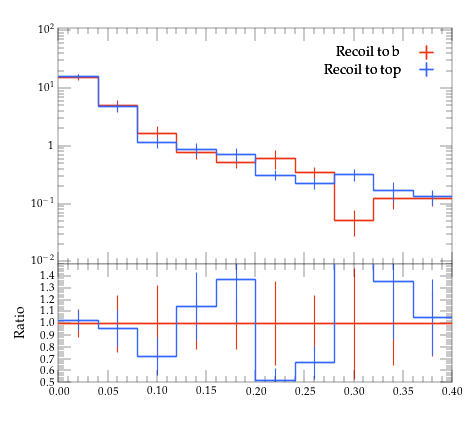

The Python source for this figure:
#! /usr/bin/env python

# This Python script was auto-generated using YODA v2.0.2.
# Analysis object: /ATLAS_2013_I1243871/l_rho_ptbin6
# Timestamp: 06-08-2026 (15:14:32)

import matplotlib as mpl
import matplotlib.pyplot as plt
mpl.use('Agg') # comment out for interactive use
import os
import numpy as np

plotDir = os.path.split(os.path.realpath(__file__))[0]
if 'YODA_USER_PLOT_PATH' in globals():
    plot_outdir = globals()['YODA_USER_PLOT_PATH']
else:
    plot_outdir = plotDir

#plot style
plt.style.use(os.path.join(plotDir, '../default.mplstyle'))
# plot metadata
figW, figH = plt.rcParams['figure.figsize']
ax_xLabel = r''
ax_yLabel = r''
ax_title  = r''
ax_xScale = 'linear'
ax_yScale = 'log'
xLims = (0.0, 0.4)
yLims = (0.009000000000000001, 110.00000000000001)

# TeX-friendly labels for the legend
labels = {
    'legend' : ([ r"Recoil to b", r"Recoil to top" ], r""),
}

# Adjust canvas width and height
canvasW = 10.0
canvasH = 9.0
figW *= canvasW/10.
figH *= canvasH/9.

# Create figure and axis objects
fig, (ax, ratio0_ax) = plt.subplots(2, 1, sharex=True,
                  figsize=(figW,figH), gridspec_kw={'height_ratios': (6.0, 3.0)})

# Set figure margins
plt.subplots_adjust(
    left   = 1.0 * plt.rcParams['figure.subplot.left'],
    right  = 1.0 * plt.rcParams['figure.subplot.right'],
    top    = 1.0 * plt.rcParams['figure.subplot.top'],
    bottom = 1.0 * plt.rcParams['figure.subplot.bottom'])

ratio0_ax.yaxis.set_major_locator(mpl.ticker.MultipleLocator(0.1))
ratio0_ax.set_ylim(0.5, 1.4999)
ratio0_ax.set_ylabel('Ratio')

# the numerical data is stored in a separate file
dataf = dict()
prefix = os.path.split(__file__)[0]
if prefix:    prefix = prefix + '/'
exec(open(prefix+'l_rho_ptbin6__data.py').read(), dataf)


legend_handles = dict() # keep track of handles for the legend

# style options for curves
# starts at zorder>=5 to draw curve on top of legend
styles = {
  'recoil_b': {
    'color' : '#EE3311',
    'linestyle' : '-',
    'linewidth' : 1,
    'marker' : 'none',
    'markersize' : 2,
    'capsize' : 0.0,
    'zorder' : 5,
    'histstyle' : 1,
    'drawstyle' : 'steps-pre',
    'xerrorbars' : 1,
    'yerrorbars' : 1,
    'fillcolor' : None,
    'fillopacity' : 1.0,
    'ratio0_linestyle' : '-',
    'ratio0_linewidth' : 1,
    'ratio0_marker' : 'none',
    'ratio0_markersize' : 2,
    'ratio0_capsize' : 0.0,
    'ratio0_zorder' : 5,
    'ratio0_histstyle' : 1,
    'ratio0_drawstyle' : 'steps-pre',
    'ratio0_xerrorbars' : 1,
    'ratio0_yerrorbars' : 1,
  },
  'recoil_t': {
    'color' : '#3366FF',
    'linestyle' : '-',
    'linewidth' : 1,
    'marker' : 'none',
    'markersize' : 2,
    'capsize' : 0.0,
    'zorder' : 6,
    'histstyle' : 1,
    'drawstyle' : 'steps-pre',
    'xerrorbars' : 1,
    'yerrorbars' : 1,
    'fillcolor' : None,
    'fillopacity' : 1.0,
    'ratio0_linestyle' : '-',
    'ratio0_linewidth' : 1,
    'ratio0_marker' : 'none',
    'ratio0_markersize' : 2,
    'ratio0_capsize' : 0.0,
    'ratio0_zorder' : 6,
    'ratio0_histstyle' : 1,
    'ratio0_drawstyle' : 'steps-pre',
    'ratio0_xerrorbars' : 1,
    'ratio0_yerrorbars' : 1,
  },
}

# curve from input yoda files in main panel
for label, yvals in dataf['yvals'].items():
    if all(np.isnan(v) for v in dataf['yvals'][label]):
        continue
    tmp = None
    if styles[label]['histstyle']: # draw as histogram
        xpos = dataf['xedges'][label] if styles[label]['drawstyle'] else dataf['xpoints'][label]
        ypos = np.insert(yvals, 0, yvals[0]) if styles[label]['drawstyle'] else yvals
        if styles[label]['fillcolor']: # fill area below curve
            ax.fill_between(xpos, ypos, step='pre',
                            color=styles[label]['fillcolor'],
                            alpha=styles[label]['fillopacity'])
        tmp, = ax.plot(xpos, ypos,
                       color=styles[label]['color'],
                       linestyle=styles[label]['linestyle'],
                       linewidth=styles[label]['linewidth'],
                       drawstyle=styles[label]['drawstyle'], solid_joinstyle='miter',
                       zorder=styles[label]['zorder'], label=label)
    tmp = ax.errorbar(dataf['xpoints'][label], yvals,
                      xerr=np.array(dataf['xerrs'][label])*styles[label]['xerrorbars'],
                      yerr=np.array(dataf['yerrs'][label])*styles[label]['yerrorbars'],
                      fmt=styles[label]['marker'], capsize=styles[label]['capsize'],
                      markersize=styles[label]['markersize'],
                      ecolor=styles[label]['color'],
                      color=styles[label]['color'], zorder=styles[label]['zorder'])
    tmp[-1][0].set_linestyle(styles[label]['linestyle'])
    tmp[-1][0].set_linewidth(styles[label]['linewidth'])
    if label in dataf['add_legend_handle']:  legend_handles[label] = tmp
    for varLabel in dataf['variation_yvals'].keys():
        if varLabel.startswith(label):
            tmp, = ax.plot(dataf['xedges'][label], dataf['variation_yvals'][varLabel],
                           color=styles[label]['color'],
                           linestyle=styles[label]['linestyle'],
                           linewidth=styles[label]['linewidth'],
                           drawstyle='steps-pre', solid_joinstyle='miter',
                           zorder=styles[label]['zorder'], alpha=0.5)


# plots on ratio panel
# curve from input yoda files in ratio panel
for label, yvals in dataf['ratio0_yvals'].items():
    if all(np.isnan(v) for v in yvals):
        continue
    if styles[label]['ratio0_histstyle']: # plot as histogram
        xpos = dataf['xedges']['recoil_b'] if styles[label]['ratio0_drawstyle'] else dataf['xpoints']['recoil_b']
        ypos = np.insert(yvals, 0, yvals[0]) if styles[label]['ratio0_drawstyle'] else yvals
        ratio0_ax.plot(xpos, ypos,
                       color=styles[label]['color'],
                       linewidth=styles[label]['linewidth'],
                       linestyle=styles[label]['ratio0_linestyle'],
                       drawstyle=styles[label]['ratio0_drawstyle'], zorder=styles[label]['zorder'],
                       solid_joinstyle='miter')
    tmp = ratio0_ax.errorbar(dataf['xpoints']['recoil_b'], yvals,
                             xerr=np.array(dataf['ref_xerrs'])*styles[label]['ratio0_xerrorbars'],
                             yerr=np.array(dataf['ratio0_yerrs'][label])*styles[label]['ratio0_yerrorbars'],
                             fmt=styles[label]['ratio0_marker'], capsize=styles[label]['ratio0_capsize'],
                             markersize=styles[label]['ratio0_markersize'],
                             ecolor=styles[label]['color'],
                             color=styles[label]['color'])
    tmp[-1][0].set_linestyle(styles[label]['ratio0_linestyle'])
    tmp[-1][0].set_linewidth(styles[label]['ratio0_linewidth'])

    for varlabel in dataf['ratio0_variation_vals'].keys():
        if varlabel.startswith(label):
            ratio0_ax.plot(dataf['xedges']['recoil_b'],
                            dataf['ratio0_variation_vals'][varlabel],
                            color=styles[label]['color'],
                            linestyle=styles[label]['linestyle'],
                            linewidth=styles[label]['linewidth'],
                            drawstyle='steps-pre', solid_joinstyle='miter',
                            zorder=1, alpha=0.5)

legend_items = list(legend_handles.values())
ax.add_artist(ax.legend(legend_items,
                        labels['legend'][0],
                        title=labels['legend'][1],
                        alignment='right',
                        loc='upper right',
                        bbox_to_anchor=(1.0, 0.97),markerfirst=False))

# set plot metadata as defined above
ratio0_ax.set_xlabel(ax_xLabel)
ratio0_ax.xaxis.set_label_coords(1., -0.15)
ax.set_ylabel(ax_yLabel, ha='right', va='top')
ax.yaxis.set_label_coords(-0.11, 1.0)
ax.set_title(ax_title, loc='left')
ax.set_xscale(ax_xScale)
ax.set_yscale(ax_yScale)
ax.set_xlim(xLims)
ax.set_ylim(yLims)

# tick formatting
plt.rcParams['xtick.top'] = True
plt.rcParams['ytick.right'] = True
ax.yaxis.set_major_locator(mpl.ticker.LogLocator(base=10.0, numticks=np.inf))
ax.yaxis.set_minor_locator(mpl.ticker.LogLocator(
                           base=10.0, subs=np.arange(0.1, 1, 0.1), numticks=np.inf))
fig.align_ylabels((ax, ratio0_ax))
plt.savefig(os.path.join(plot_outdir, 'l_rho_ptbin6.pdf'), format='PDF')
plt.savefig(os.path.join(plot_outdir, 'l_rho_ptbin6.png'), format='PNG')

plt.close(fig)
